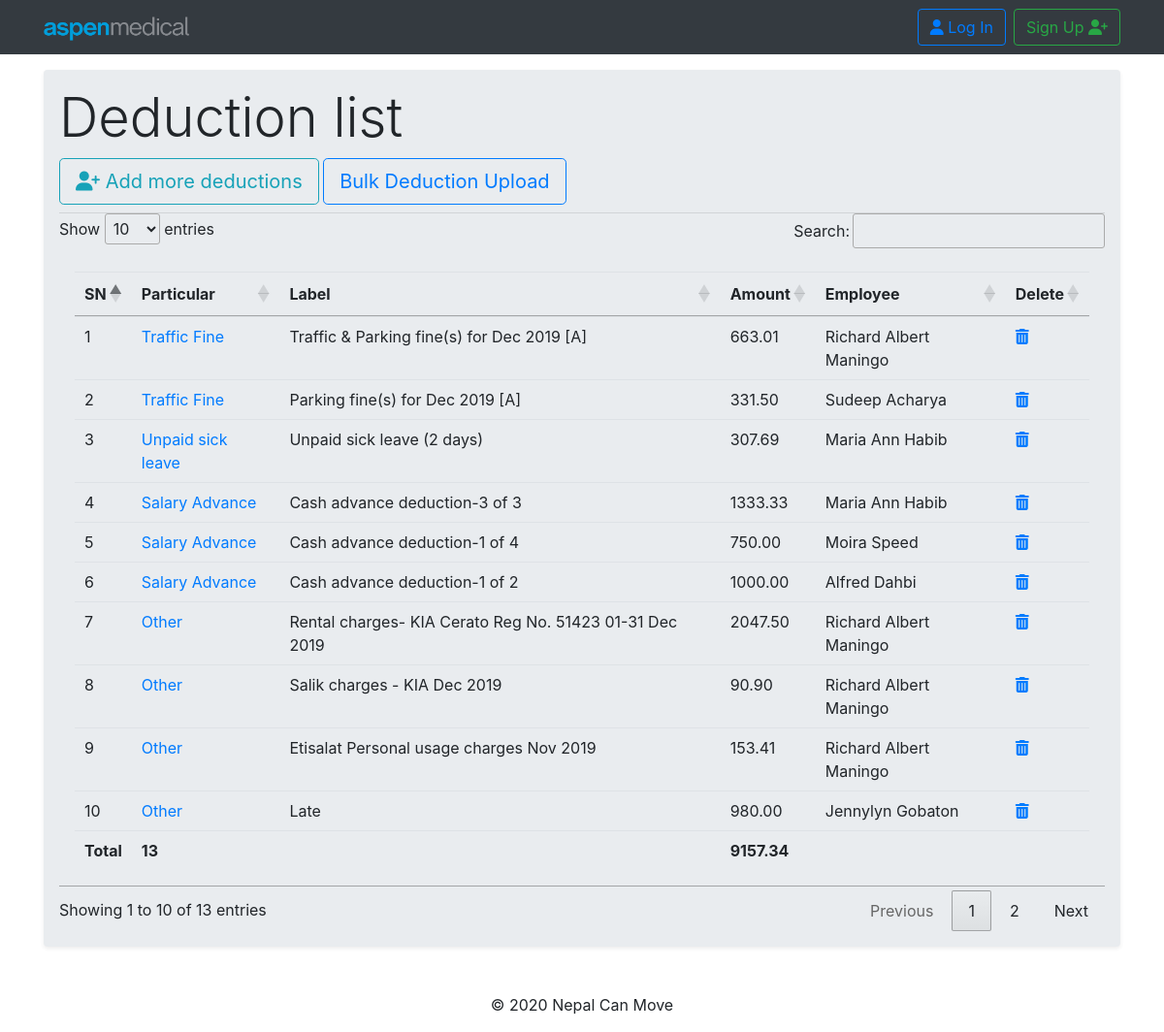
Screenshot of /payroll/deduction_list with the database file from the repository.
### payroll/models.py (models this page shows, shortened)
class Deduction(models.Model):
    payslip               =   models.ForeignKey(Payslip, related_name='salary_deduction', on_delete=models.CASCADE,blank=True,null=True)
    DEDUCTION_CHOICES     =   (('Housing Loan', 'Housing Loan'),
                              ('Salary Advance', 'Salary Advance'),
                              ('Traffic Fine', 'Traffic Fine'),
                              ('Loan', 'Loan'),
                              ('Unpaid sick leave', 'Unpaid sick leave'),
                              ('Other', 'Other'),)
    deduction             =   models.CharField(max_length=60, choices=DEDUCTION_CHOICES, blank=True,null=True)
    deduction_label       =   models.CharField(max_length=90, blank=True,null=True)
    amount                 =   models.DecimalField(max_digits=12, decimal_places=2, blank=True,null=True)
    OCCURS_CHOICE          = (('Once', 'Once'),
                             ('Monthly', 'Monthly'),)
    occur                  =   models.CharField(max_length=60, choices=OCCURS_CHOICE, blank=True,null=True)
    start_date             =   models.DateField(null=True, blank=True)
    end_date               =   models.DateField(null=True, blank=True)

class Payslip(models.Model):
    employee               =   models.ForeignKey(Employee, related_name='employee_payslip', on_delete=models.CASCADE, blank=True,null=True)
    basic_salary           =   models.DecimalField(max_digits=12, decimal_places=2, blank=True,null=True)
    housing_allowance      =   models.DecimalField(max_digits=12, decimal_places=2, blank=True,null=True)
    transportation_allowance = models.DecimalField(max_digits=12, decimal_places=2, blank=True,null=True)
    other                  =   models.DecimalField(max_digits=12, decimal_places=2, blank=True,null=True)
    work_permit_choice     =   (('Uniteam', 'Uniteam'),('Aspen', 'Aspen'),('Uniteam(Br2)', 'Uniteam(Br2)'),)
    work_permit            =   models.CharField(max_length=60, choices=work_permit_choice)
    cost_center            =   models.ForeignKey(CostCenter, related_name='dept_name', on_delete=models.CASCADE,null=True,blank=True)
    mode_of_payment        =   models.CharField(max_length=90, blank=True,null=True,)
    bank_ac                =   models.CharField(max_length=90, blank=True,null=True,)
    PAYMENT_METHOD_CHOICES = (('Bank', 'Bank'),('Lulu Exchange', 'Lulu Exchange'),('Cash', 'Cash'),('Other','Other'),)
    payment_method         =   models.CharField(max_length=15, choices=PAYMENT_METHOD_CHOICES)
    employee_unique        =   models.CharField(max_length=90, blank=True,null=True,)
    agent_id               =   models.CharField(max_length=90, blank=True,null=True,)
    work_permit_8_digits   =   models.CharField(max_length=8, blank=True,null=True,)
    personal_no_14_digits  =   models.CharField(max_length=14, blank=True,null=True,)
    bank_name_routing      =   models.CharField(max_length=9, blank=True,null=True,)
    def __str__ (self):
        return str(self.employee)

class Employee(models.Model):
    employee_id         = models.CharField(primary_key=True, max_length=60, unique=True)
    first_name          = models.CharField(max_length=60, blank=True,null=True)
    middle_name         = models.CharField(max_length=60, blank=True,null=True)
    last_name           = models.CharField(max_length=60, blank=True,null=True)
    GENDER_CHOICES      = (('Male', 'Male'),('Female', 'Female'),('Other', 'Other'),)
    gender              = models.CharField(max_length=10, choices=GENDER_CHOICES)
    DOB                 = models.DateField(null=True, blank=True)
    religion            = models.CharField(max_length=20, null=True, blank=True)
    citizenship         = models.CharField(max_length=20, null=True, blank=True)
    country_birth       = models.CharField(max_length=20, null=True, blank=True)
    email               = models.EmailField(max_length=70, blank=True,null=True)
    phone               = models.IntegerField(null=True, blank=True,default=0)
    uae_address         = models.CharField(max_length=90, null=True, blank=True)
    home_country_phone  = models.CharField(max_length=90, null=True, blank=True)
    home_country_address= models.CharField(max_length=90, null=True, blank=True)
    department          = models.ForeignKey(Department, related_name='dept_name', on_delete=models.CASCADE,null=True,blank=True)
    designation         = models.CharField(max_length=40, null=True, blank=True)
    department_head     = models.BooleanField(default=False)
    joining_date        = models.DateField(null=True, blank=True)
    img                 = models.ImageField(upload_to='pics',null=True,blank=True, default='/static/images/default-user.jpg')
    employee_status_choice     = (('Active', 'Active'),('Inactive', 'Inactive'))
    employee_status            = models.CharField(max_length=10, default=['Active'], choices=employee_status_choice)
    def __str__ (self):
        return str(self.first_name)+' '+ str(self.last_name)

### payroll/views.py (the view)
# urls.py: path('deduction_list',views.DeductionListView.as_view(),name='deduction_list'),
class DeductionListView(ListView):
    template_name = 'payroll/deduction_list.html'
    context_object_name = 'deduction_list'
    model = models.Deduction
    def get_context_data(self, *args, **kwargs):
        context = super(DeductionListView,self).get_context_data(*args,**kwargs)
        list = context['deduction_list']
        totalParticular = list.all().count()
        totalded = list.aggregate(Sum('amount'))['amount__sum']
        tot_ded = (round(totalded,2))
        context['tot_ded'] = tot_ded
        context['totalParticular'] = totalParticular
        return context

### payroll/templates/payroll/deduction_list.html (shortened to what this page needs)
{% extends "base.html" %}
{% load static %}
{% block content %}
  <div class="jumbotron shadow-sm p-3 mb-5 rounded mt-3">
    <h2 class="display-4"> Deduction list</h2>
    <a class="btn btn-outline-info btn-lg mb-2" href="{% url 'payroll:deduction_create' %}" role="button"><i class="fas fa-user-plus"> </i> Add more deductions</a>
    <a class="btn btn-outline-primary btn-lg mb-2" href="{% url 'payroll:deduction_upload' %}">Bulk Deduction Upload</a>
    <hr>
    <table class="table table-hover h-100 p-3" id="table_id" class="dispaly">
      <thead>
        <tr>
          <th scope="col">SN</th>
          <th scope="col">Particular</th>
          <th> Label</th>
          <th> Amount</th>
          <th> Employee</th>
          <th> Delete</th>
        </tr>
      </thead>
      <tbody>
        {% for deduction in deduction_list %}
        <tr>
          <td scope="row">{{ forloop.counter }}</td>
          <td> <a href="{% url 'payroll:deduction_update' pk=deduction.pk %}"> {{deduction.deduction}} </a> </td>
          <td> {{deduction.deduction_label }}</td>
          <td> {{deduction.amount}}</td>
          <td> {{deduction.payslip}}</td>
          <td> <a href="{% url 'payroll:deduction_delete' pk=deduction.pk %}"> <i class="fas fa-trash-alt"></i> </a> </td>
        </tr>
        {% endfor %}
        </tbody>
        <tr>
          <th> Total </th>
          <th> {{ totalParticular }}</th>
          <th> </th>
          <th> {{ tot_ded }}</th>
          <th> </th>
          <th> </th>
        </tr>
    </table>
  </div>
{% endblock %}

### static/css/stylesheet.css (style rules this page uses)
hr { margin: 0px; }

### rows the page displays
Deduction: deduction "Traffic Fine", deduction_label "Traffic & Parking fine(s) for Dec 2019 [A]", amount "663.01", payslip "Richard Albert Maningo"
Deduction: deduction "Traffic Fine", deduction_label "Parking fine(s) for Dec 2019 [A]", amount "331.50", payslip "Sudeep Acharya"
Deduction: deduction "Unpaid sick leave", deduction_label "Unpaid sick leave (2 days)", amount "307.69", payslip "Maria Ann Habib"
Deduction: deduction "Salary Advance", deduction_label "Cash advance deduction-3 of 3", amount "1333.33", payslip "Maria Ann Habib"
Deduction: deduction "Salary Advance", deduction_label "Cash advance deduction-1 of 4", amount "750.00", payslip "Moira Speed"
Deduction: deduction "Salary Advance", deduction_label "Cash advance deduction-1 of 2", amount "1000.00", payslip "Alfred Dahbi"
Deduction: deduction "Other", deduction_label "Rental charges- KIA Cerato Reg No. 51423 01-31 Dec 2019", amount "2047.50", payslip "Richard Albert Maningo"
Deduction: deduction "Other", deduction_label "Salik charges - KIA Dec 2019", amount "90.90", payslip "Richard Albert Maningo"
Deduction: deduction "Other", deduction_label "Etisalat Personal usage charges Nov 2019", amount "153.41", payslip "Richard Albert Maningo"
Deduction: deduction "Other", deduction_label "Late", amount "980.00", payslip "Jennylyn Gobaton"

### other values shown
{{ totalParticular }} "13"
{{ tot_ded }} "9157.34"
